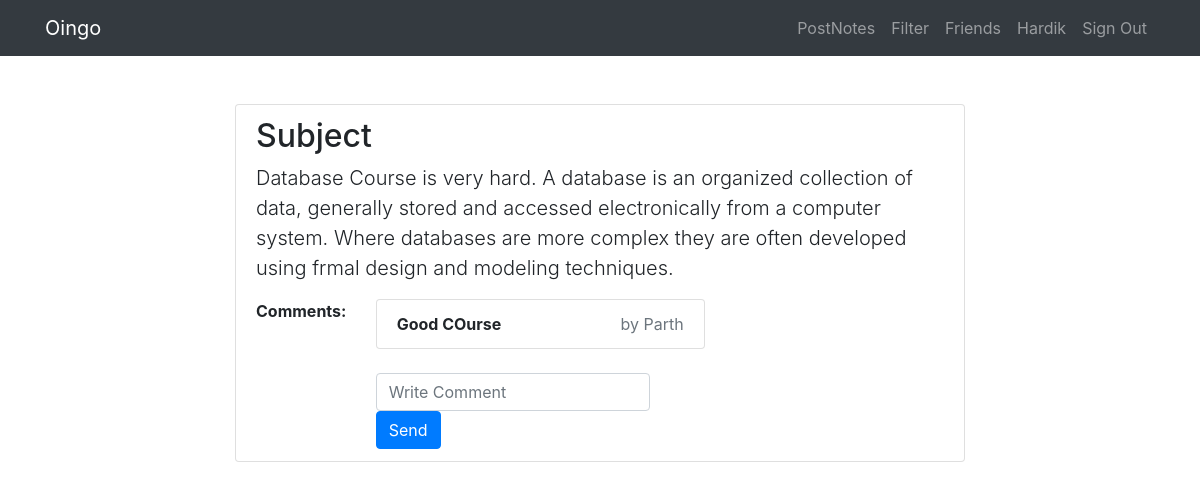
Page /comment.php?nid=2&nu=Parth (signed in) on the committed database.
### tables this page shows
CREATE TABLE `note` (
  `nid` int(11) NOT NULL,
  `uid` int(11) UNSIGNED NOT NULL,
  `title` varchar(45) DEFAULT NULL,
  `content` text,
  `latitude` decimal(10,6) DEFAULT NULL,
  `longitude` decimal(10,6) DEFAULT NULL,
  `radius_of_interest` float DEFAULT NULL,
  `visible_to` varchar(45) DEFAULT NULL,
  `able_to_comment` int(11) DEFAULT '0',
  `scheduleid` int(11) NOT NULL,
  `created_at` timestamp NULL DEFAULT CURRENT_TIMESTAMP
);

CREATE TABLE `comments` (
  `cid` int(11) NOT NULL COMMENT 'a unique id for each comment',
  `nid` int(11) DEFAULT NULL COMMENT 'nid to identify the note that this comment is for',
  `id` int(11) UNSIGNED DEFAULT NULL COMMENT 'the uid to identify the creater of this comment',
  `commentcontent` varchar(100) DEFAULT NULL COMMENT 'the content of the comment',
  `created_at` datetime DEFAULT CURRENT_TIMESTAMP COMMENT 'the datetime when a user makes a comment'
);

CREATE TABLE `users` (
  `id` int(11) UNSIGNED NOT NULL,
  `name` varchar(191) NOT NULL,
  `email` varchar(191) NOT NULL,
  `password` varchar(191) NOT NULL,
  `state_id` int(11) NOT NULL DEFAULT '1',
  `created_at` timestamp NOT NULL DEFAULT CURRENT_TIMESTAMP,
  `updated_at` timestamp NOT NULL DEFAULT CURRENT_TIMESTAMP ON UPDATE CURRENT_TIMESTAMP
);

### comment.php (the view, shortened to what this page needs)
<?php
include('connect.php');
include('head.php');
if(!isset($_SESSION['signed_in']))
{
	echo "<div class='container'> Sorry you have to be sign in to post the comment on the note </div>";
}
else if(($_SERVER['REQUEST_METHOD'] != 'GET')&&($_SERVER['REQUEST_METHOD'] != 'POST'))
{
echo '<br><br><div class="container"><h4>no notes available to comment<h4></div><br><br>';
}
else{
  if(isset($_GET['nid']) || isset($_POST['nid'])){
    if(isset($_GET['nid'])){
      $nid = $_GET['nid'];
    }
    $nid = mysqli_real_escape_string($con,$nid);
    $sql = "select title, content, u.name
    from note n, users u
    where n.uid = u.id and nid = '".($nid). "'";
    $note = mysqli_query($con,$sql);
    $row = mysqli_fetch_row($note);
    $title = $row[0];
    $content = $row[1];
    echo '<br><br><div class="container">
    <div class="row">
      <div class="col-lg-8 mx-auto">
      <ul class="list-group"><li class="list-group-item">
        <h2>';
        echo $title;
        echo '</h2>
        <p class="lead">'.$content.'</p>
        <div class="row">
      <div class="col-lg-2 col-md-2">
      <Strong>Comments:</strong>
      </div>';
    $sql = "select c.commentcontent, c.nid, u1.name, u.name
    from comments c, users u, note n, users u1
    where c.id = u.id and n.nid = c.nid and n.uid = u1.id
    and c.nid = '".($nid). "'";
    $com = mysqli_query($con,$sql);
    if(mysqli_num_rows($com)!=0){
      echo '
      <div class="col-lg-6 col-md-6"><ul class="list-group">';
        while($row=mysqli_fetch_row($com)){
          echo '<li class="list-group-item"> <strong>';
          echo $row[0];
          echo '</strong><span class="text-muted" style="float:right;">&nbsp;&nbsp;by&nbsp;';
          echo $row[3];
          echo '</span></li>';
        }
        echo '</ul></div></div><br><div class="row"><div class="col-lg-2 col-md-2"><strong>   </strong></div><div class="col-lg-6 col-md-6">
        <form class="form-inline" action="comment.php" method="POST">
      <input type="text" class="form-control mb-2 mr-sm-2 mb-sm-0" id="inlineFormInput" placeholder="Write Comment" name="comment">
      <input type="hidden" name="nid" value="'.$nid.'">
      <input type="hidden" name="userid" value="'.($_SESSION['user_id']).'">
      <button type="submit" class="btn btn-primary">Send</button>
    </form></div>';
    }
    echo '</li></ul></div>';
  }
  }

### css/modern-business.css (style rules this page uses)
body { padding-top: 54px; }
@media (min-width: 992px) { body { padding-top: 56px; } }

### head.php (style rules this page uses)
.form-control, .btn { min-height: 38px; border-radius: 2px; }
.btn { font-size: 15px; font-weight: bold; }
html { height: 100% }
body { height: 100%; margin: 0; padding: 0 }

### rows in the picture
note: title "Subject", content "Database Course is very hard. A database is an organized collection of data, generally stored and accessed electronically from a computer system. Where databases are more complex they are often developed using frmal design and modeling techniques."
comments: commentcontent "Good COurse", id.name "Parth"

### other values in the picture
$_SESSION['user_name'] "Hardik"
